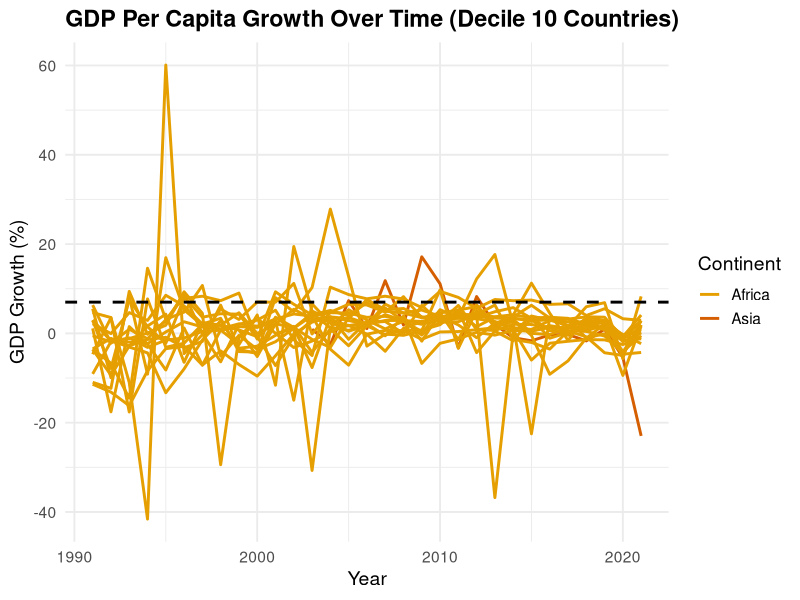

This chart was generated by the following R code:
library(tidyverse)
library(dplyr)
library(ggplot2)

full_dataset <- read.csv("master_dataset.csv")
avg_gdp <- read.csv("master_dataset.csv")


avg_gdp <- full_dataset %>%
  group_by(country) %>%
  summarise(avg_gdp_per_capita = mean(gdp_per_capita, na.rm = TRUE)) %>%
  arrange(desc(avg_gdp_per_capita)) %>%
  mutate(
    decile = ntile(desc(avg_gdp_per_capita), 10),
    decile = case_when(
      decile == 1 ~ "1st",
      decile == 2 ~ "2nd",
      decile == 3 ~ "3rd",
      decile == 4 ~ "4th",
      decile == 5 ~ "5th",
      decile == 6 ~ "6th",
      decile == 7 ~ "7th",
      decile == 8 ~ "8th",
      decile == 9 ~ "9th",
      decile == 10 ~ "10th"
    )
  )

# 1. Identify the decile 10 countries
decile10_countries <- avg_gdp %>%
  filter(decile == "10th") %>%
  pull(country)

# 2. Filter the full dataset to only those countries
decile10_data <- full_dataset %>%
  filter(country %in% decile10_countries)

# 3. Calculate GDP growth and remove NA rows
gdp_growth_table <- decile10_data %>%
  arrange(country, year) %>% 
  group_by(country) %>%
  mutate(
    gdp_growth = (gdp_per_capita - lag(gdp_per_capita)) /
      lag(gdp_per_capita) * 100
  ) %>%
  ungroup() %>%
  filter(!is.na(gdp_growth)) %>%        # ← remove first-year NA rows
  select(country, year, gdp_growth, continent)

ggplot(gdp_growth_table, aes(x = year, 
                             y = gdp_growth, 
                             colour = continent, 
                             group = country)) +
  geom_line(linewidth = 1) +
  geom_hline(yintercept = 7, linetype = "dashed", linewidth = 1) +   # ← added line at 7%
  scale_colour_manual(values = c(
    "Africa" = "#E69F00",
    "Asia" = "#D55E00",
    "Europe" = "#0072B2",
    "North America" = "#009E73",
    "South America" = "#CC79A7",
    "Oceania" = "#F0E442"
  )) +
  labs(
    title = "GDP Per Capita Growth Over Time (Decile 10 Countries)",
    x = "Year",
    y = "GDP Growth (%)",
    colour = "Continent"
  ) +
  theme_minimal(base_size = 14) +
  theme(
    plot.title = element_text(face = "bold"),
    legend.position = "right"
  )
